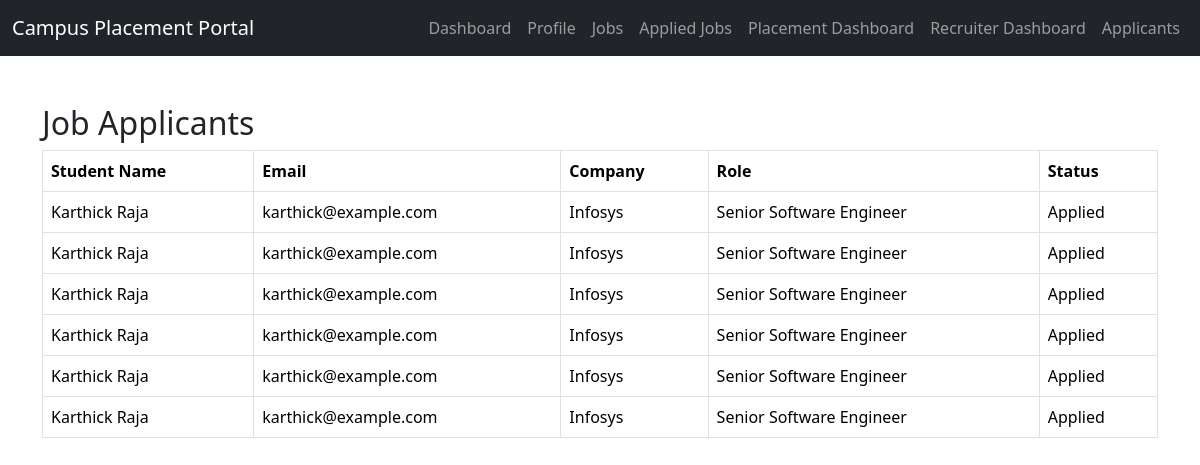
The app's page /applicants with its own data.
### tables this page shows
CREATE TABLE Applications (
    AppID INTEGER PRIMARY KEY AUTOINCREMENT,
    StudentID INTEGER NOT NULL,
    JobID INTEGER NOT NULL,
    Status TEXT DEFAULT 'Applied',

    FOREIGN KEY (StudentID)
        REFERENCES Students(StudentID)
);

CREATE TABLE Students (
    StudentID INTEGER PRIMARY KEY AUTOINCREMENT,
    Name TEXT NOT NULL,
    Email TEXT NOT NULL UNIQUE,
    Department TEXT NOT NULL,
    Password TEXT NOT NULL,
    ResumeLink TEXT,
    CreatedDate DATETIME DEFAULT CURRENT_TIMESTAMP
);

CREATE TABLE Jobs (
    JobID INTEGER PRIMARY KEY AUTOINCREMENT,
    Company TEXT NOT NULL,
    Role TEXT NOT NULL,
    Package REAL,
    Eligibility TEXT,
    CreatedDate TIMESTAMP DEFAULT CURRENT_TIMESTAMP
);

### Backend/app.py (the view)
@app.route('/applicants')
def applicants():
    conn = get_db_connection()
    cursor = conn.cursor()
    cursor.execute(
        """
        SELECT
            Students.Name,
            Students.Email,
            Jobs.Company,
            Jobs.Role,
            Applications.Status

        FROM Applications

        JOIN Students
            ON Applications.StudentID = Students.StudentID

        JOIN Jobs
            ON Applications.JobID = Jobs.JobID
        """
    )
    applicants = cursor.fetchall()
    conn.close()
    return render_template(
        'applicants.html',
        applicants=applicants
    )

### Backend/db.py (called while the page is built)
def get_db_connection():
    conn = sqlite3.connect(DB_PATH)
    conn.row_factory = sqlite3.Row
    return conn

### Backend/templates/applicants.html (shortened to what this page needs)
<!DOCTYPE html>
<html>
<head>
    <link href="https://cdn.jsdelivr.net/npm/bootstrap@5.3.3/dist/css/bootstrap.min.css" rel="stylesheet">
</head>
<body>
{% include 'navbar.html' %}
<div class="container mt-5">
    <h2>Job Applicants</h2>
    <table class="table table-bordered">
        <thead>
            <tr>
                <th>Student Name</th>
                <th>Email</th>
                <th>Company</th>
                <th>Role</th>
                <th>Status</th>
            </tr>
        </thead>
        <tbody>
        {% for applicant in applicants %}
        <tr>
            <td>{{ applicant["Name"] }}</td>
            <td>{{ applicant["Email"] }}</td>
            <td>{{ applicant["Company"] }}</td>
            <td>{{ applicant["Role"] }}</td>
            <td>{{ applicant["Status"] }}</td>
        </tr>
        {% endfor %}
        </tbody>
    </table>
</div>
</body>
</html>

### records on screen
Applications: Name "Karthick Raja", Email "karthick@example.com", Company "Infosys", Role "Senior Software Engineer", Status "Applied"
Applications: Name "Karthick Raja", Email "karthick@example.com", Company "Infosys", Role "Senior Software Engineer", Status "Applied"
Applications: Name "Karthick Raja", Email "karthick@example.com", Company "Infosys", Role "Senior Software Engineer", Status "Applied"
Applications: Name "Karthick Raja", Email "karthick@example.com", Company "Infosys", Role "Senior Software Engineer", Status "Applied"
Applications: Name "Karthick Raja", Email "karthick@example.com", Company "Infosys", Role "Senior Software Engineer", Status "Applied"
Applications: Name "Karthick Raja", Email "karthick@example.com", Company "Infosys", Role "Senior Software Engineer", Status "Applied"
